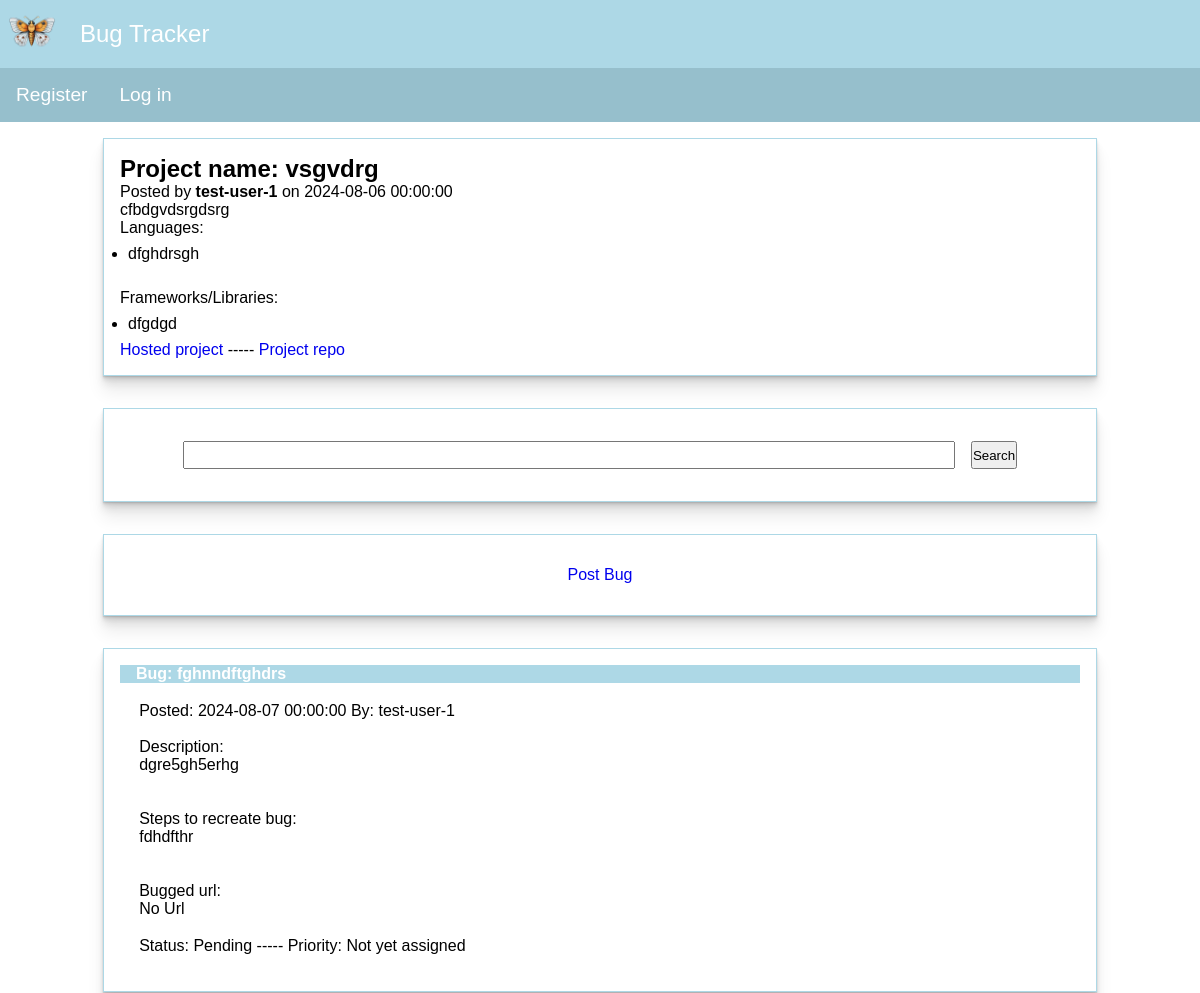
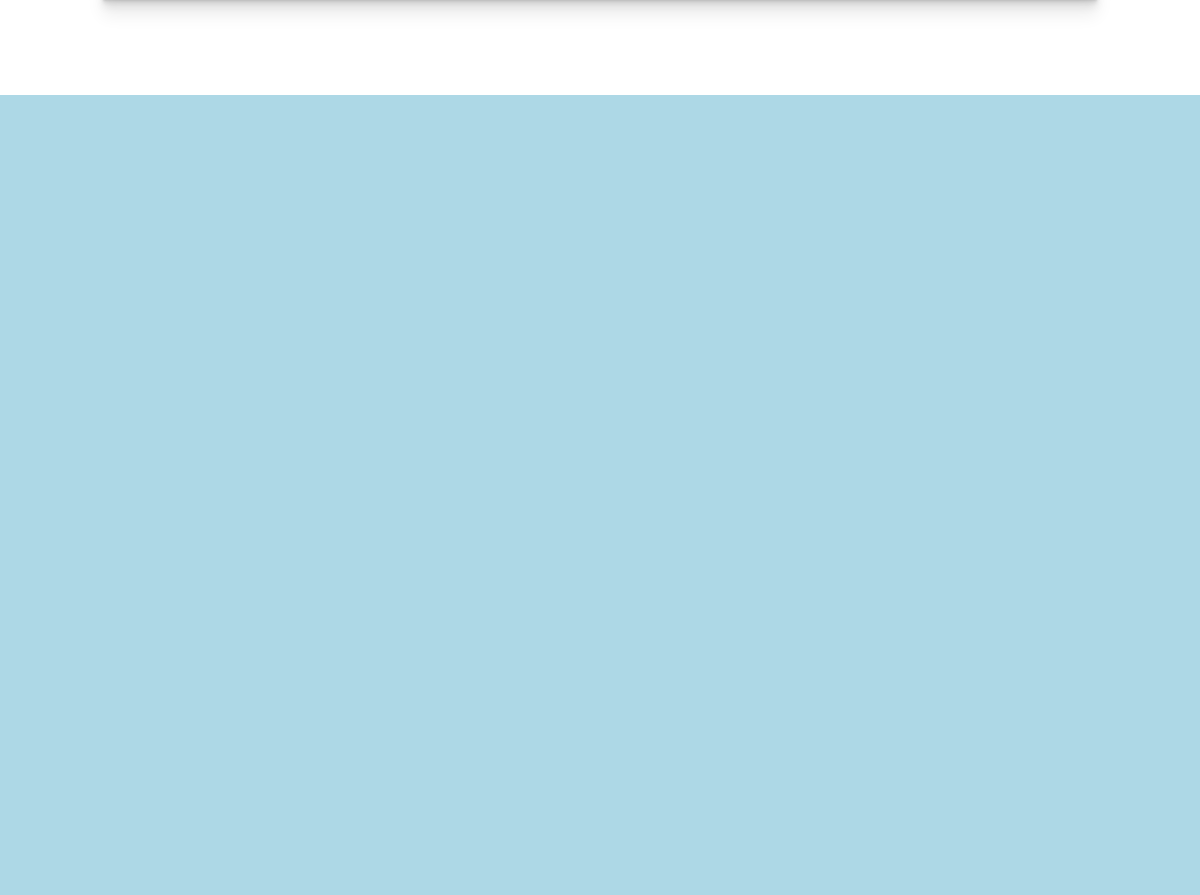
The app's page /project/1 with its own data (2 pictures, top to bottom).
### models.py (models this page shows)
class Project(db.Model):
    __tablename__ = "projects"
    id: Mapped[int] = mapped_column(primary_key=True)
    manager_id: Mapped[int] = mapped_column(Integer, ForeignKey("users.id"))
    title: Mapped[str] = mapped_column(String, unique=True)
    description: Mapped[str] = mapped_column(Text)
    languages_used: Mapped[str] = mapped_column(Text)
    frameworks_or_libraries: Mapped[str] = mapped_column(Text)
    hosted_url: Mapped[str] = mapped_column(String, nullable=True)
    repo_url: Mapped[str] = mapped_column(String, nullable=False)
    date_posted: Mapped[datetime] = mapped_column(default=lambda: datetime.now(timezone.utc))
    project_roles = relationship("UserRole", back_populates="project", cascade="all,delete, delete-orphan")
    bugs = relationship("Bug", order_by=Bug.date_posted, back_populates="project", cascade="all,delete, delete-orphan")
    manager = relationship("User", back_populates="projects")

class User(UserMixin, db.Model):
    __tablename__ = "users"
    id: Mapped[int] = mapped_column(primary_key=True)
    username: Mapped[str] = mapped_column(String, unique=True)
    hashed_password: Mapped[str] = mapped_column(String)
    user_bio: Mapped[str] = mapped_column(Text)
    roles = relationship("UserRole", back_populates="user", cascade="all,delete, delete-orphan")
    projects = relationship("Project", back_populates="manager", cascade="all,delete, delete-orphan")
    bugs_reported = relationship("Bug", back_populates="reporter", cascade="all,delete, delete-orphan")

class Bug(db.Model):
    __tablename__ = "bugs"
    id: Mapped[int] = mapped_column(primary_key=True)
    project_id: Mapped[int] = mapped_column(Integer, ForeignKey("projects.id"))
    reporter_id: Mapped[int] = mapped_column(Integer, ForeignKey("users.id"))
    title: Mapped[str] = mapped_column(String)
    description: Mapped[str] = mapped_column(Text, nullable=True)
    steps_to_recreate: Mapped[str] = mapped_column(Text, nullable=False)
    error_url: Mapped[str] = mapped_column(String)
    priority_level: Mapped[str] = mapped_column(String)
    status: Mapped[str] = mapped_column(String)
    date_posted: Mapped[datetime] = mapped_column(default=lambda: datetime.now(timezone.utc))
    project = relationship("Project", back_populates="bugs")
    reporter = relationship("User", back_populates="bugs_reported")

### app.py (the view, shortened to what this page needs)
@app.route("/project/<int:project_id>", methods=["GET", "POST"])
def project_page(project_id):
    try:
        form = SearchForm()
        bug_form = BugStatusAndPriorityForm()
        user_perms = None
        if current_user.is_authenticated:
            user_perms = db.session.execute(db.select(UserRole).where(
                (UserRole.project_id == project_id) & (UserRole.user_id == current_user.id) & (
                    UserRole.has_accepted))).scalar()
        if form.validate_on_submit():
            search = form.search.data
            return redirect(url_for("project_page_search", project_id=project_id, search=search))
        project = db.get_or_404(Project, project_id)
        languages_used = project.languages_used.split("~|,-%-,|~")
        frameworks_or_libraries = project.frameworks_or_libraries.split("~|,-%-,|~")
        return render_template("project_page.html", project=project, languages_used=languages_used,
                               frameworks_or_libraries=frameworks_or_libraries, form=form, user_perms=user_perms, bug_form=bug_form)
    except exc.IntegrityError:
        db.session.rollback()

### forms.py
class SearchForm(FlaskForm):
    search = StringField("Search", validators=[DataRequired()])
    submit_search = SubmitField("Search")

class BugStatusAndPriorityForm(FlaskForm):
    priority = SelectField("Priority", choices=[("Not yet assigned", "Not yet assigned"), ("Very low", "Very low"), ("Low", "Low"), ("Mid", "Mid"), ("High", "High"), ("Very high", "Very high")])
    status = SelectField("Status", choices=[("Pending", "Pending"), ("In Progress", "In Progress"), ("Testing", "Testing"), ("Fixed", "Fixed")])
    bug_id = IntegerField()
    submit_update = SubmitField("Update")

### templates/project_page.html (shortened to what this page needs)
{% include "header.html" %}
<body>
<div class="container">
 <div class="card layeredBox">
     <h2>Project name: {{ project.title }}</h2>
     <p>Posted by <strong>{{ project.manager.username }}</strong> on {{ project.date_posted }}</p>
     <p>{{ project.description }}</p>
     <ul>
         Languages:
         {% for language in languages_used: %}
     {% if language: %}
     <li>
         {{ language }}
     </li>
     {% endif %}
         {% endfor %}
     </ul>
     <br/>
     <ul>
         Frameworks/Libraries:
         {% for framework_or_library in frameworks_or_libraries: %}
     {% if framework_or_library: %}
     <li>
         {{ framework_or_library }}
     </li>
     {% endif %}
         {% endfor %}
     </ul>
     <div class="cardLinks">
         {% if project.hosted_url: %}
            <a href="{{ project.hosted_url }}" target='_blank' class="card_links">Hosted project</a>
            {% else: %}
            No link to hosted project
            {% endif %}
            -----
            <a href="{{ project.repo_url }}" target='_blank' class="card_links">Project repo</a>
     </div>
    </div>
    <form action="{{ url_for('project_page', project_id=project.id, ) }}" method="post" class="searchBar card layeredBox">
{{ form.search }}
    {{ form.submit_search }}
</form>
    <div class="card layeredBox" style="height: 3rem; align-items: center; position: relative; display: flex; flex-shrink: 0; align-items: center; text-align: center;">
        <a style="width: 100%; text-align: center;" href="{{ url_for('post_bug', project_id=project.id) }}">
        Post Bug
        </a>
    </div>
    {% for bug in project.bugs: %}
    {% include "bug_template.html" %}
    {% endfor %}
</div>
</body>
{% include "footer.html" %}

### templates/bug_template.html (shortened to what this page needs)
 <div class="card layeredBox">
     <div style=" background-color: lightblue; width: 100%; display: flex;">
        <h4 style="margin-left: 1rem; color: white; white-space: nowrap;">Bug: {{ bug.title }}</h4>
         <div class="headerBox">
         </div>
     </div>
       <p style="margin: 1.2rem; text-wrap: pretty;">
         Posted: {{ bug.date_posted }} By: {{ bug.reporter.username }}
         <br/>
         <br/>
         Description:
           <br/>
           {{ bug.description }}
            <br/>
         <br/>
           <br/>
         Steps to recreate bug:
           <br/>
           {{ bug.steps_to_recreate }}
             <br/>
         <br/>
           <br/>
           Bugged url:
           {% if bug.error_url: %}
           <br/>
           {{ bug.error_url }}
           {% else: %}
           <br/>
           No Url
           {%endif %}
     </p>
     <div style="margin: 1.2rem; text-wrap: pretty;">
         {% if current_user.id == project.manager_id: %}
         <form action="{{ url_for('project_page', project_id=project.id, ) }}" method="post" class="bugDetails">
             {{ form.csrf_token }}
             {{ bug_form.bug_id(value=bug.id, type="hidden") }}
             Status: {{ bug_form.status }} <br/> Priority: {{ bug_form.priority }} <br/> {{ bug_form.submit_update }}
         </form>
         {% else: %}
          <p>
             Status: {{ bug.status }} ----- Priority: {{ bug.priority_level }}
         </p>
         {% endif %}
     </div>
    </div>

### static/css/styles.css (style rules this page uses)
* { margin: 0; padding: 0; }
body { margin: 0%; font-family: sans-serif; width: 100vw; height: 100vh; overflow-y: scroll; overflow-x: hidden; }
ul { margin: 0%; }
.layeredBox { box-shadow: 0 1px 1px hsl(0deg 0% 0% / 0.075), 0 2px 2px hsl(0deg 0% 0% / 0.075), 0 4px 4px hsl(0deg 0% 0% / 0.075), 0 8px 8px hsl(0deg 0% 0% / 0.075), 0 16px 16px hsl(0deg 0% 0% / 0.075) ; }
.container { width: 100vw; display: flex; flex-direction: column; align-items: center; }
.searchBar { width: 100%; margin-top: 1rem; margin-bottom: 1rem; display: flex; flex-direction: row; justify-content: center; }
#search { width: 80%; margin-top: 1rem; margin-bottom: 1rem; }
#submit_search { width: fit-content; height: auto; margin-top: 1rem; margin-bottom: 1rem; }
.card { width: 80%; text-align: left; margin: 1rem; padding: 1rem; border: 1px solid lightblue; }
.cardLinks { font-family: sans-serif; }
li { margin: 0.5rem; }
a { text-decoration: none; }
.headerBox { width: 100%; display: flex; justify-content: right; align-items: center; padding-right: 20px; }
input { width: 60%; height: 1.5rem; margin: 0.5rem; }

### records on screen
Project: title "vsgvdrg", date_posted "2024-08-06 00:00:00", description "cfbdgvdsrgdsrg"
User: manager.username "test-user-1"
Bug: title "fghnndftghdrs", date_posted "2024-08-07 00:00:00", reporter.username "test-user-1", description "dgre5gh5erhg", steps_to_recreate "fdhdfthr", error_url "No Url", status "Pending", priority_level "Not yet assigned"

### other values on screen
{{ language }} "dfghdrsgh"
{{ framework_or_library }} "dfgdgd"
